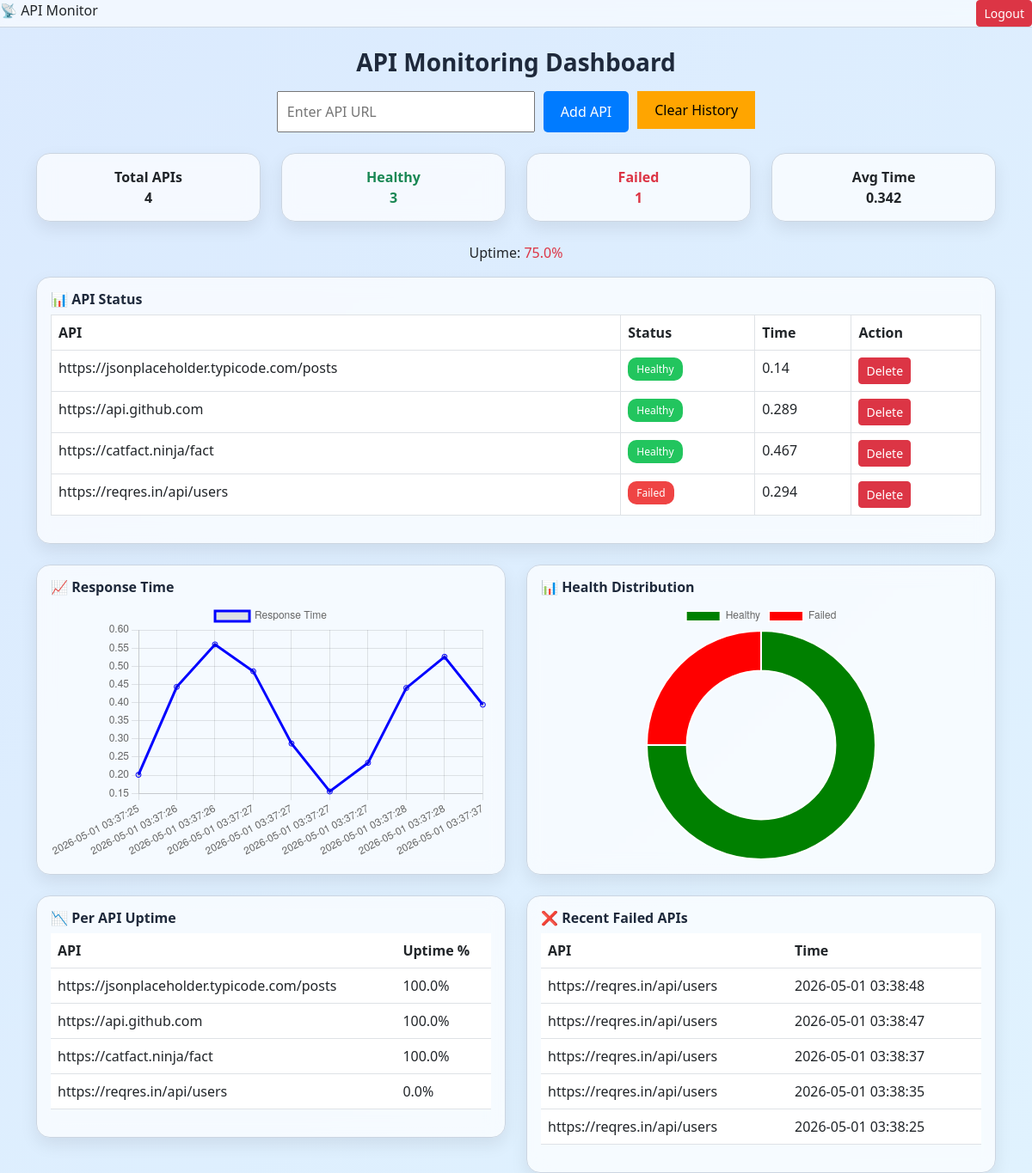
The app's page /dashboard (signed in) with its own data.
### tables this page shows
CREATE TABLE apis (
    id INTEGER PRIMARY KEY AUTOINCREMENT,
    url TEXT UNIQUE
);

CREATE TABLE logs(
    id INTEGER PRIMARY KEY AUTOINCREMENT,
    api_url TEXT,
    status_code INTEGER,
    response_time REAL,
    timestamp DATETIME DEFAULT CURRENT_TIMESTAMP
, error_type TEXT);

### app/routes/dashboard_routes.py (the view)
@dashboard_bp.route("/")
@dashboard_bp.route("/dashboard")
@login_required
def dashboard():
    conn = get_db()
    rows = conn.execute("""
        SELECT a.id, a.url,
               l.status_code,
               l.response_time
        FROM apis a
        LEFT JOIN logs l ON a.url = l.api_url
        WHERE l.id IN (
            SELECT MAX(id) FROM logs GROUP BY api_url
        )
    """).fetchall()
    uptime_data = {}
    for api in conn.execute("SELECT url FROM apis").fetchall():
        url = api["url"]
        logs = conn.execute(
            "SELECT status_code FROM logs WHERE api_url=?",
            (url,)
        ).fetchall()
        if logs:
            total_logs = len(logs)
            success = sum(1 for log in logs if log["status_code"] == 200)
            uptime_data[url] = round((success / total_logs) * 100, 2)
        else:
            uptime_data[url] = 0
    apis = []
    for r in rows:
        status = "Healthy" if r["status_code"] == 200 else "Failed"
        apis.append({
            "id": r["id"],
            "url": r["url"],
            "status": status,
            "response_time": r["response_time"] or 0,
            "uptime": uptime_data.get(r["url"], 0)
        })
    total = len(apis)
    healthy = sum(1 for a in apis if a["status"] == "Healthy")
    failed = total - healthy
    avg_row = conn.execute("SELECT AVG(response_time) as avg FROM logs").fetchone()
    avg_time = avg_row["avg"] or 0
    failed_logs = conn.execute("""
        SELECT api_url as url, timestamp as time
        FROM logs
        WHERE status_code != 200
        ORDER BY timestamp DESC
        LIMIT 5
    """).fetchall()
    chart_rows = conn.execute("""
        SELECT timestamp, response_time
        FROM logs
        ORDER BY timestamp ASC
        LIMIT 10
    """).fetchall()
    chart_labels = [r["timestamp"] for r in chart_rows]
    chart_data = [r["response_time"] for r in chart_rows]
    conn.close()
    return render_template(
        "dashboard.html",
        total=total,
        healthy=healthy,
        failed=failed,
        avg_time=round(avg_time, 3),
        uptime=round((healthy / total) * 100, 2) if total > 0 else 0,
        apis=apis,
        failed_logs=failed_logs,
        chart_labels=chart_labels,
        chart_data=chart_data
    )

### app/models/database.py (called while the page is built)
def get_db():
    conn = sqlite3.connect(DB_PATH, timeout=10, check_same_thread=False)
    conn.row_factory = sqlite3.Row
    return conn

### app/routes/main.py (called while the page is built)
def login_required(func):
    @wraps(func)
    def wrapper(*args, **kwargs):
        if "user_id" not in session:
            return redirect("/login")
        return func(*args, **kwargs)
    return wrapper

### templates/dashboard.html (shortened to what this page needs)
<!DOCTYPE html>
<html lang="en">
<head>
    <link href="https://cdn.jsdelivr.net/npm/bootstrap@5.3.0/dist/css/bootstrap.min.css" rel="stylesheet">
</head>
<body>
    <div class="top-bar d-flex justify-content-between">
        <div>📡 API Monitor</div>
        <a href="/logout" class="btn btn-danger btn-sm">Logout</a>
    </div>
    <div class="container mt-4">
        <h3 class="text-center mb-3">API Monitoring Dashboard</h3>
    <div class="text-center mb-4">
    <form method="POST" action="/add_api" style="display:flex; gap:10px; justify-content:center;">
        <input type="text" name="url" placeholder="Enter API URL" required style="padding:10px; width:300px;">
        <button type="submit" style="padding:10px 20px; background:#007bff; color:white; border:none; border-radius:5px;">
            Add API
        </button>
        <a href="/clear_history">
            <button type="button" style="padding:10px 20px; background:orange; border:none;">
                Clear History
            </button>
        </a>
    </form>
    </div>
        <div class="row mb-4">
            <div class="col-md-3">
                <div class="card stat-card">Total APIs <br> {{ total }}</div>
            </div>
            <div class="col-md-3">
                <div class="card stat-card text-success">Healthy <br> {{ healthy }}</div>
            </div>
            <div class="col-md-3">
                <div class="card stat-card text-danger">Failed <br> {{ failed }}</div>
            </div>
            <div class="col-md-3">
                <div class="card stat-card">Avg Time <br> {{ avg_time }}</div>
            </div>
        </div>
        <p class="text-center">Uptime: <span class="text-danger">{{ uptime }}%</span></p>
        <div class="card p-3 mb-4">
            <h6>📊 API Status</h6>
            <table class="table table-bordered">
                <thead>
                    <tr>
                        <th>API</th>
                        <th>Status</th>
                        <th>Time</th>
                        <th>Action</th>
                    </tr>
                </thead>
                <tbody>
                    {% for api in apis %}
                    <tr>
                        <td>{{ api.url }}</td>
                        <td>
                            {% if api.status == 'Healthy' %}
                            <span class="status-badge healthy">Healthy</span>
                            {% else %}
                            <span class="status-badge failed">Failed</span>
                            {% endif %}
                        </td>
                        <td>{{ api.response_time }}</td>
                        <td>
                            <a href="/delete/{{ api.id }}" class="btn btn-danger btn-sm">Delete</a>
                        </td>
                    </tr>
                    {% endfor %}
                </tbody>
            </table>
        </div>
    <div class="row mb-4">
        <div class="col-md-6">
            <div class="card p-3">
                <h6>📈 Response Time</h6>
                <div class="chart-container">
                    <canvas id="lineChart"></canvas>
                </div>
            </div>
        </div>
        <div class="col-md-6">
            <div class="card p-3">
                <h6>📊 Health Distribution</h6>
                <div class="chart-container">
                    <canvas id="pieChart"></canvas>
                </div>
            </div>
        </div>
    </div>
        <div class="row">
            <div class="col-md-6">
                <div class="card p-3">
                    <h6>📉 Per API Uptime</h6>
                    <table class="table">
                        <thead>
                            <tr>
                                <th>API</th>
                                <th>Uptime %</th>
                            </tr>
                        </thead>
                        <tbody>
                            {% for api in apis %}
                            <tr>
                                <td>{{ api.url }}</td>
                                <td>{{ api.uptime }}%</td>
                            </tr>
                            {% endfor %}
                        </tbody>
                    </table>
                </div>
            </div>
            <div class="col-md-6">
                <div class="card p-3">
                    <h6>❌ Recent Failed APIs</h6>
                    <table class="table">
                        <thead>
                            <tr>
                                <th>API</th>
                                <th>Time</th>
                            </tr>
                        </thead>
                        <tbody>
                            {% for fail in failed_logs %}
                            <tr>
                                <td>{{ fail.url }}</td>
                                <td>{{ fail.time }}</td>
                            </tr>
                            {% endfor %}
                        </tbody>
                    </table>
                </div>
            </div>
        </div>
    </div>
    <script>
        const lineCtx = document.getElementById('lineChart');
        new Chart(lineCtx, {
            type: 'line',
            data: {
                labels: {{ chart_labels | default([]) | tojson }},
            datasets: [{
                label: 'Response Time',
                data: {{ chart_data | default ([]) | tojson }},
            borderColor: 'blue',
            fill: false
            }]
        },
            options: {
            responsive: true,
            maintainAspectRatio: false
        }
    });
        const pieCtx = document.getElementById('pieChart');
        new Chart(pieCtx, {
            type: 'doughnut',
            data: {
                labels: ['Healthy', 'Failed'],
                datasets: [{
                    data: [
                        {{ healthy | default(0)
                }},
                    {{ failed | default(0) }}
                ],
            backgroundColor: ['green', 'red']
            }]
        },
            options: {
            responsive: true,
            maintainAspectRatio: false,
            cutout: '65%'
        }
    });
    setInterval(() => {
            location.reload();
        }, 10000);
    </script>
</body>
</html>

### templates/dashboard.html (style rules this page uses)
body { background: linear-gradient(135deg, #dbeafe, #e0f2fe); font-family: 'Segoe UI', sans-serif; }
.card { background: rgba(255, 255, 255, 0.7); backdrop-filter: blur(10px); border-radius: 16px; border: 1px solid #cbd5e1; box-shadow: 0 8px 20px rgba(0,0,0,0.08); }
.stat-card { text-align: center; padding: 15px; font-weight: bold; }
.status-badge { padding: 5px 10px; border-radius: 10px; font-size: 12px; }
.healthy { background: #22c55e; color: white; }
.failed { background: #ef4444; color: white; }
h3, h6 { color: #1e293b; font-weight: 600; }
.top-bar { background: rgba(255,255,255,0.6); backdrop-filter: blur(8px); border-bottom: 1px solid #cbd5e1; }
.chart-container { position: relative; height: 300px; width: 100%; }
.row { align-items: stretch; }

### records on screen
apis: url "https://jsonplaceholder.typicode.com/posts", shows "Healthy", response_time "0.14", uptime "100.0"
apis: url "https://api.github.com", shows "Healthy", response_time "0.289", uptime "100.0"
apis: url "https://catfact.ninja/fact", shows "Healthy", response_time "0.467", uptime "100.0"
apis: url "https://reqres.in/api/users", shows "Failed", response_time "0.294", uptime "0.0"
logs: url "https://reqres.in/api/users", time "2026-05-01 03:38:48"
logs: url "https://reqres.in/api/users", time "2026-05-01 03:38:47"
logs: url "https://reqres.in/api/users", time "2026-05-01 03:38:37"
logs: url "https://reqres.in/api/users", time "2026-05-01 03:38:35"
logs: url "https://reqres.in/api/users", time "2026-05-01 03:38:25"

### other values on screen
{{ total }} "4"
{{ healthy }} "3"
{{ failed }} "1"
{{ avg_time }} "0.342"
{{ uptime }} "75.0"
chart data {{ chart_data | default ([]) | tojson }} [0.201, 0.443, 0.56, 0.486, 0.287, 0.155, 0.234, 0.44, 0.526, 0.394]
chart data {{ healthy | default(0) }} 3
chart data {{ failed | default(0) }} 1
